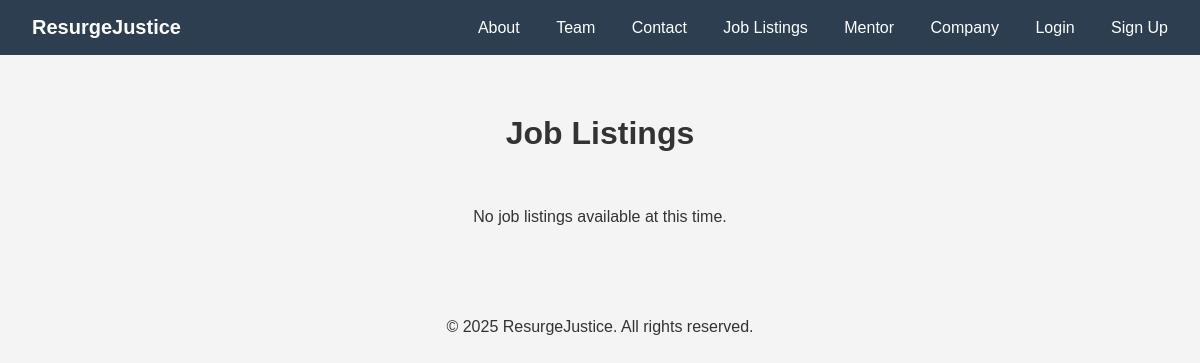
/accounts/job-listings/, run on an earlier commit of the app's database.
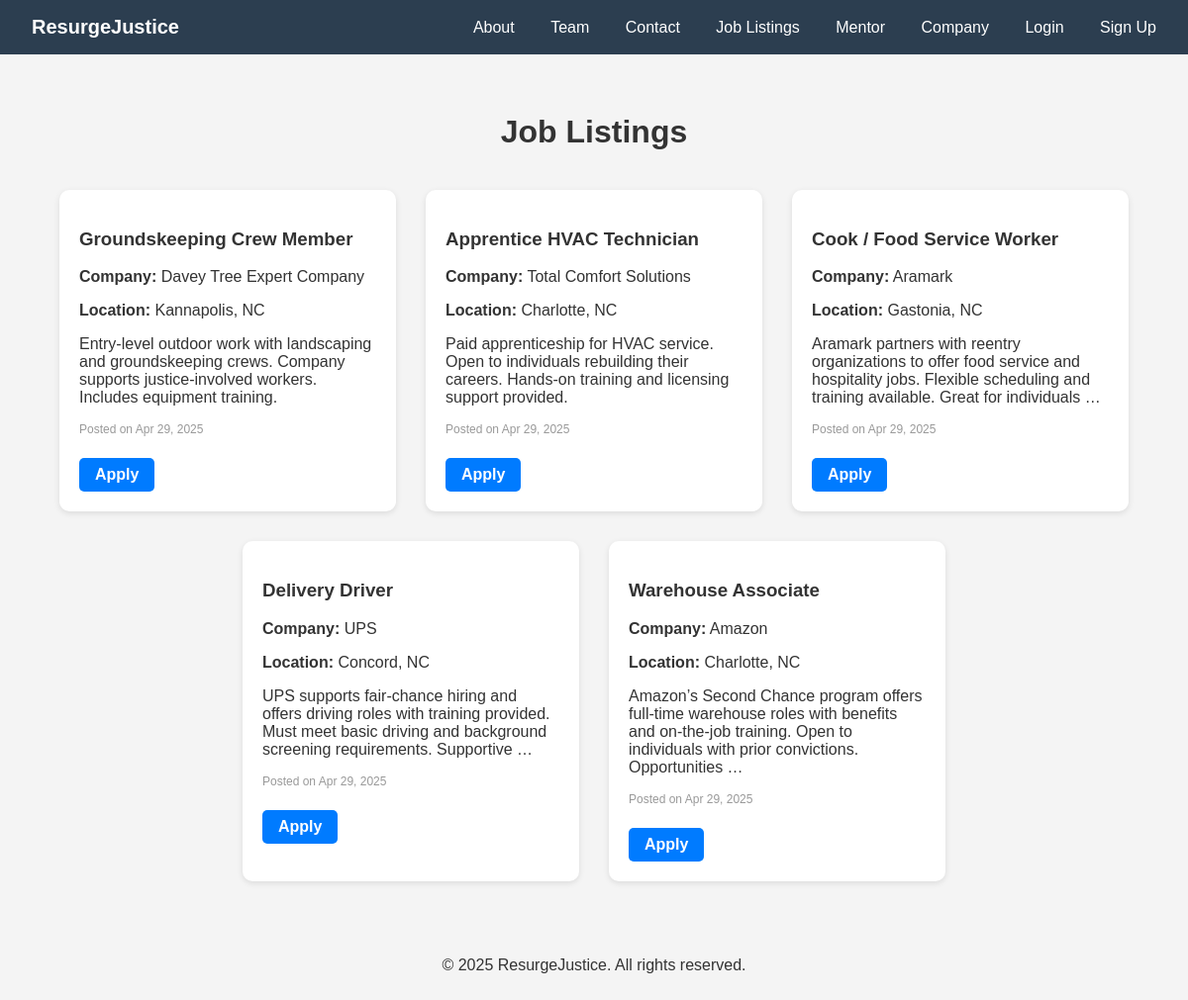
And on a later commit of the database.
### accounts/models.py (models this page shows, shortened)
class Job(models.Model):
    title = models.CharField(max_length=200)
    description = models.TextField()
    company_name = models.CharField(max_length=100)
    location = models.CharField(max_length=100)
    posted_at = models.DateTimeField(auto_now_add=True)

### accounts/views.py (the view)
# urls.py: path('job-listings/', views.job_listings, name='job_listings'),
def job_listings(request):
    jobs = Job.objects.all().order_by('-posted_at')
    return render(request, 'job_listings.html', {'jobs': jobs})

### core/templates/job_listings.html
{% extends 'base.html' %}
{% block content %}
<div style="max-width: 1200px; margin: 60px auto; padding: 0 20px;">
  <h1 style="text-align: center;">Job Listings</h1>
  <div style="display: flex; flex-wrap: wrap; justify-content: center; gap: 30px; margin-top: 40px;">
    {% for job in jobs %}
      <div style="
        width: 300px;
        background: #fff;
        border-radius: 10px;
        box-shadow: 0 2px 6px rgba(0, 0, 0, 0.1);
        padding: 20px;
        text-align: left;
      ">
        <h3>{{ job.title }}</h3>
        <p><strong>Company:</strong> {{ job.company_name }}</p>
        <p><strong>Location:</strong> {{ job.location }}</p>
        <p>{{ job.description|truncatewords:20 }}</p>
        <p style="font-size: 12px; color: #999;">Posted on {{ job.posted_at|date:"M d, Y" }}</p>
        <a href="{% url 'apply' %}" style="
          display: inline-block;
          margin-top: 10px;
          background-color: #007bff;
          color: white;
          padding: 8px 16px;
          text-decoration: none;
          border-radius: 5px;
          font-weight: bold;
        ">
          Apply
        </a>
      </div>
    {% empty %}
      <p>No job listings available at this time.</p>
    {% endfor %}
  </div>
</div>
{% endblock %}

What changed in the data, as far as the page shows it:
added Job: title "Groundskeeping Crew Member", company_name "Davey Tree Expert Company", location "Kannapolis, NC", description "Entry-level outdoor work with landscaping and groundskeeping crews. Company supports justice-involved workers. Includes equipment training.", posted_at "Apr 29, 2025"
added Job: title "Apprentice HVAC Technician", company_name "Total Comfort Solutions", location "Charlotte, NC", description "Paid apprenticeship for HVAC service. Open to individuals rebuilding their careers. Hands-on training and licensing support provided.", posted_at "Apr 29, 2025"
added Job: title "Cook / Food Service Worker", company_name "Aramark", location "Gastonia, NC", description "Aramark partners with reentry organizations to offer food service and hospitality jobs. Flexible scheduling and training available. Great for individuals …", posted_at "Apr 29, 2025"
added Job: title "Delivery Driver", company_name "UPS", location "Concord, NC", description "UPS supports fair-chance hiring and offers driving roles with training provided. Must meet basic driving and background screening requirements. Supportive …", posted_at "Apr 29, 2025"
added Job: title "Warehouse Associate", company_name "Amazon", location "Charlotte, NC", description "Amazon’s Second Chance program offers full-time warehouse roles with benefits and on-the-job training. Open to individuals with prior convictions. Opportunities …", posted_at "Apr 29, 2025"
Also different on the page:
text no longer shown: "No job listings available at this time."
